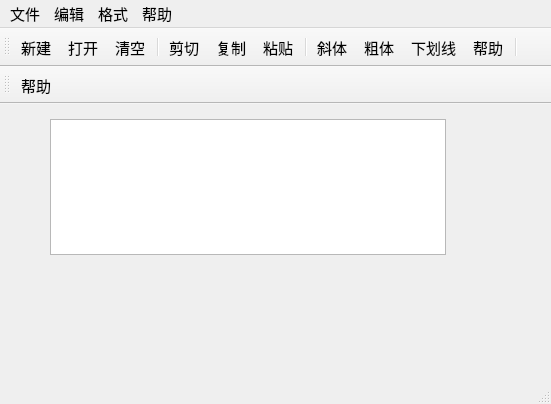
<?xml version="1.0" encoding="UTF-8"?>
<ui version="4.0">
 <class>QWMainWind</class>
 <widget class="QMainWindow" name="QWMainWind">
  <property name="geometry">
   <rect>
    <x>0</x>
    <y>0</y>
    <width>551</width>
    <height>404</height>
   </rect>
  </property>
  <property name="font">
   <font>
    <pointsize>11</pointsize>
   </font>
  </property>
  <property name="windowTitle">
   <string>QWMainWind</string>
  </property>
  <widget class="QWidget" name="centralWidget">
   <widget class="QTextEdit" name="txtEdit">
    <property name="geometry">
     <rect>
      <x>50</x>
      <y>15</y>
      <width>396</width>
      <height>136</height>
     </rect>
    </property>
    <property name="font">
     <font>
      <pointsize>16</pointsize>
     </font>
    </property>
   </widget>
  </widget>
  <widget class="QMenuBar" name="menuBar">
   <property name="geometry">
    <rect>
     <x>0</x>
     <y>0</y>
     <width>551</width>
     <height>25</height>
    </rect>
   </property>
   <widget class="QMenu" name="menu">
    <property name="title">
     <string>文件</string>
    </property>
    <addaction name="actNew"/>
    <addaction name="actOpen"/>
    <addaction name="separator"/>
    <addaction name="actClose"/>
   </widget>
   <widget class="QMenu" name="menu_2">
    <property name="title">
     <string>编辑</string>
    </property>
    <addaction name="actCut"/>
    <addaction name="actCopy"/>
    <addaction name="actPaste"/>
    <addaction name="separator"/>
    <addaction name="actClear"/>
   </widget>
   <widget class="QMenu" name="menu_3">
    <property name="title">
     <string>格式</string>
    </property>
    <addaction name="actFontBold"/>
    <addaction name="actFontItalic"/>
    <addaction name="actFontUnder"/>
    <addaction name="separator"/>
    <addaction name="actToolbarLab"/>
   </widget>
   <widget class="QMenu" name="menu_4">
    <property name="title">
     <string>帮助</string>
    </property>
   </widget>
   <addaction name="menu"/>
   <addaction name="menu_2"/>
   <addaction name="menu_3"/>
   <addaction name="menu_4"/>
  </widget>
  <widget class="QToolBar" name="mainToolBar">
   <property name="toolButtonStyle">
    <enum>Qt::ToolButtonTextUnderIcon</enum>
   </property>
   <attribute name="toolBarArea">
    <enum>TopToolBarArea</enum>
   </attribute>
   <attribute name="toolBarBreak">
    <bool>false</bool>
   </attribute>
   <addaction name="actNew"/>
   <addaction name="actOpen"/>
   <addaction name="actClear"/>
   <addaction name="separator"/>
   <addaction name="actCut"/>
   <addaction name="actCopy"/>
   <addaction name="actPaste"/>
   <addaction name="separator"/>
   <addaction name="actFontItalic"/>
   <addaction name="actFontBold"/>
   <addaction name="actFontUnder"/>
   <addaction name="help_action"/>
   <addaction name="separator"/>
  </widget>
  <widget class="QStatusBar" name="statusBar"/>
  <widget class="QToolBar" name="toolBar">
   <property name="windowTitle">
    <string>toolBar</string>
   </property>
   <attribute name="toolBarArea">
    <enum>TopToolBarArea</enum>
   </attribute>
   <attribute name="toolBarBreak">
    <bool>true</bool>
   </attribute>
   <addaction name="help_action"/>
  </widget>
  <action name="actCut">
   <property name="icon">
    <iconset resource="res.qrc">
     <normaloff>:/images/images/cut.bmp</normaloff>:/images/images/cut.bmp</iconset>
   </property>
   <property name="text">
    <string>剪切</string>
   </property>
   <property name="toolTip">
    <string>剪切</string>
   </property>
   <property name="shortcut">
    <string>Ctrl+X</string>
   </property>
  </action>
  <action name="actCopy">
   <property name="icon">
    <iconset resource="res.qrc">
     <normaloff>:/images/images/120.bmp</normaloff>:/images/images/120.bmp</iconset>
   </property>
   <property name="text">
    <string>复制</string>
   </property>
   <property name="toolTip">
    <string>复制</string>
   </property>
   <property name="shortcut">
    <string>Ctrl+C</string>
   </property>
  </action>
  <action name="actPaste">
   <property name="icon">
    <iconset resource="res.qrc">
     <normaloff>:/images/images/paste.bmp</normaloff>:/images/images/paste.bmp</iconset>
   </property>
   <property name="text">
    <string>粘贴</string>
   </property>
   <property name="toolTip">
    <string>粘贴</string>
   </property>
   <property name="shortcut">
    <string>Ctrl+V</string>
   </property>
  </action>
  <action name="actFontBold">
   <property name="checkable">
    <bool>true</bool>
   </property>
   <property name="icon">
    <iconset resource="res.qrc">
     <normaloff>:/images/images/BLD.BMP</normaloff>:/images/images/BLD.BMP</iconset>
   </property>
   <property name="text">
    <string>粗体</string>
   </property>
   <property name="toolTip">
    <string>粗体</string>
   </property>
  </action>
  <action name="actFontItalic">
   <property name="checkable">
    <bool>true</bool>
   </property>
   <property name="icon">
    <iconset resource="res.qrc">
     <normaloff>:/images/images/ITL.BMP</normaloff>:/images/images/ITL.BMP</iconset>
   </property>
   <property name="text">
    <string>斜体</string>
   </property>
   <property name="toolTip">
    <string>斜体</string>
   </property>
  </action>
  <action name="actFontUnder">
   <property name="checkable">
    <bool>true</bool>
   </property>
   <property name="icon">
    <iconset resource="res.qrc">
     <normaloff>:/images/images/WORDUNDR.BMP</normaloff>:/images/images/WORDUNDR.BMP</iconset>
   </property>
   <property name="text">
    <string>下划线</string>
   </property>
   <property name="toolTip">
    <string>下划线</string>
   </property>
  </action>
  <action name="actClose">
   <property name="icon">
    <iconset resource="res.qrc">
     <normaloff>:/images/images/exit.bmp</normaloff>:/images/images/exit.bmp</iconset>
   </property>
   <property name="text">
    <string>退出</string>
   </property>
   <property name="toolTip">
    <string>退出</string>
   </property>
  </action>
  <action name="actOpen">
   <property name="icon">
    <iconset resource="res.qrc">
     <normaloff>:/images/images/open3.bmp</normaloff>:/images/images/open3.bmp</iconset>
   </property>
   <property name="text">
    <string>打开...</string>
   </property>
   <property name="toolTip">
    <string>打开文件</string>
   </property>
   <property name="shortcut">
    <string>Ctrl+O</string>
   </property>
  </action>
  <action name="actClear">
   <property name="icon">
    <iconset resource="res.qrc">
     <normaloff>:/images/images/103.bmp</normaloff>:/images/images/103.bmp</iconset>
   </property>
   <property name="text">
    <string>清空</string>
   </property>
   <property name="toolTip">
    <string>清空内容</string>
   </property>
  </action>
  <action name="actFont">
   <property name="icon">
    <iconset resource="res.qrc">
     <normaloff>:/images/images/20.ico</normaloff>:/images/images/20.ico</iconset>
   </property>
   <property name="text">
    <string>字体...</string>
   </property>
   <property name="toolTip">
    <string>字体设置</string>
   </property>
  </action>
  <action name="actNew">
   <property name="icon">
    <iconset resource="res.qrc">
     <normaloff>:/images/images/new2.bmp</normaloff>:/images/images/new2.bmp</iconset>
   </property>
   <property name="text">
    <string>新建</string>
   </property>
   <property name="shortcut">
    <string>Ctrl+N</string>
   </property>
  </action>
  <action name="actToolbarLab">
   <property name="checkable">
    <bool>true</bool>
   </property>
   <property name="checked">
    <bool>true</bool>
   </property>
   <property name="text">
    <string>显示工具栏文字标签</string>
   </property>
   <property name="menuRole">
    <enum>QAction::TextHeuristicRole</enum>
   </property>
  </action>
  <action name="help_action">
   <property name="icon">
    <iconset resource="res.qrc">
     <normaloff>:/images/images/new2.bmp</normaloff>:/images/images/new2.bmp</iconset>
   </property>
   <property name="text">
    <string>帮助</string>
   </property>
   <property name="toolTip">
    <string>帮助</string>
   </property>
  </action>
 </widget>
 <layoutdefault spacing="6" margin="11"/>
 <resources>
  <include location="res.qrc"/>
 </resources>
 <connections>
  <connection>
   <sender>actClose</sender>
   <signal>triggered()</signal>
   <receiver>QWMainWind</receiver>
   <slot>close()</slot>
   <hints>
    <hint type="sourcelabel">
     <x>-1</x>
     <y>-1</y>
    </hint>
    <hint type="destinationlabel">
     <x>422</x>
     <y>254</y>
    </hint>
   </hints>
  </connection>
  <connection>
   <sender>actClear</sender>
   <signal>triggered()</signal>
   <receiver>txtEdit</receiver>
   <slot>clear()</slot>
   <hints>
    <hint type="sourcelabel">
     <x>-1</x>
     <y>-1</y>
    </hint>
    <hint type="destinationlabel">
     <x>260</x>
     <y>256</y>
    </hint>
   </hints>
  </connection>
  <connection>
   <sender>actCut</sender>
   <signal>triggered()</signal>
   <receiver>txtEdit</receiver>
   <slot>cut()</slot>
   <hints>
    <hint type="sourcelabel">
     <x>-1</x>
     <y>-1</y>
    </hint>
    <hint type="destinationlabel">
     <x>260</x>
     <y>256</y>
    </hint>
   </hints>
  </connection>
  <connection>
   <sender>actCopy</sender>
   <signal>triggered()</signal>
   <receiver>txtEdit</receiver>
   <slot>copy()</slot>
   <hints>
    <hint type="sourcelabel">
     <x>-1</x>
     <y>-1</y>
    </hint>
    <hint type="destinationlabel">
     <x>260</x>
     <y>256</y>
    </hint>
   </hints>
  </connection>
  <connection>
   <sender>actPaste</sender>
   <signal>triggered()</signal>
   <receiver>txtEdit</receiver>
   <slot>paste()</slot>
   <hints>
    <hint type="sourcelabel">
     <x>-1</x>
     <y>-1</y>
    </hint>
    <hint type="destinationlabel">
     <x>260</x>
     <y>256</y>
    </hint>
   </hints>
  </connection>
 </connections>
</ui>
